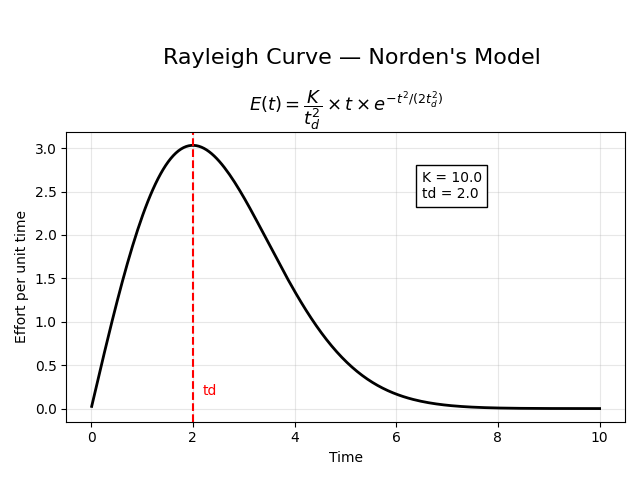

Python code for this plot:
import numpy as np
import matplotlib.pyplot as plt

# Inputs
K = float(input("Enter Total Effort K (person-years, e.g. 10): "))
td = float(input("Enter Peak Time t_d (years, e.g. 2): "))

# Time values
t = np.linspace(0.01, 5 * td, 200)

# Norden's Rayleigh formula
E = (K / td**2) * t * np.exp(-t**2 / (2 * td**2))

print("\n--- Norden's Model Output ---")
print(f"Total Effort (K): {K}")
print(f"Peak Time (td): {td}")

# Peak effort formula: (K/td) * e^(-0.5)
E_peak = (K / td) * np.exp(-0.5)
print(f"Peak Effort: {E_peak:.4f}")

# Create figure and axis
fig, ax = plt.subplots()

# Plot curve
ax.plot(t, E, color='black', linewidth=2)

# Axis labels
ax.set_xlabel("Time")
ax.set_ylabel("Effort per unit time")

fig.suptitle("Rayleigh Curve — Norden's Model", fontsize=16, y=0.9, x=0.55)

ax.set_title(
    r"$E(t) = \dfrac{K}{t_d^2} \times t \times e^{-t^2/(2t_d^2)}$",
    fontsize=13,
    pad=5
)

ax.axvline(td, color='red', linestyle='--', linewidth=1.5)
ax.text(td+0.2, max(E)*0.05, "td", color='red')

ax.text(max(t)*0.65, max(E)*0.8,
        f"K = {K}\ntd = {td}",
        bbox=dict(facecolor='white', edgecolor='black'))

ax.grid(alpha=0.3)

plt.tight_layout(rect=[0, 0, 1, 0.92])

plt.savefig("norden.png")
plt.show()
